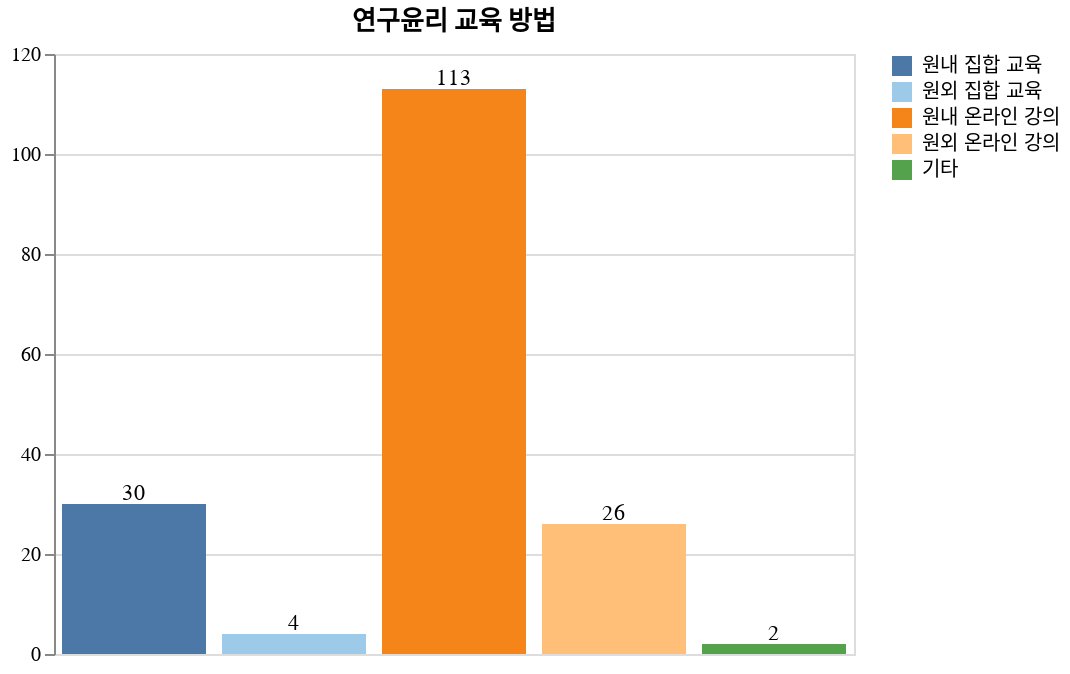

The notebook cell this image was saved under:
### Code cell
# 
# 나. 연구윤리 교육 방법
# 

map = ["원내 집합 교육", "원외 집합 교육", "원내 온라인 강의", "원외 온라인 강의", "기타"]

method = df.select([
    pl.col("Q7_1").value_counts().sort().struct[1].alias(map[0]),
    pl.col("Q7_2").value_counts().sort().struct[1].alias(map[1]),
    pl.col("Q7_3").value_counts().sort().struct[1].alias(map[2]),
    pl.col("Q7_4").value_counts().sort().struct[1].alias(map[3]),
    pl.col("Q7_5").value_counts().sort().struct[1].alias(map[4]),
])[1]

method.write_csv("figure/3/나_연구윤리_교육_방법.csv")
print(method)

bar = draw_bar_plot(method.transpose(include_header=True), "column", "column_0", "연구윤리 교육 방법", map)
bar.save("figure/3/나_연구윤리_교육_방법.png")
bar.show()

### Figure 1 — Vega-Lite specification as saved in the notebook (floating-point values rounded to 4 significant figures)
{"config": {"view": {"continuousWidth": 300, "continuousHeight": 300}}, "layer": [{"mark": {"type": "bar"}, "encoding": {"color": {"field": "column", "scale": {"scheme": "tableau20"}, "sort": ["원내 집합 교육", "원외 집합 교육", "원내 온라인 강의", "원외 온라인 강의", "기타"], "title": null, "type": "nominal"}, "tooltip": [], "x": {"axis": null, "field": "column", "sort": ["원내 집합 교육", "원외 집합 교육", "원내 온라인 강의", "원외 온라인 강의", "기타"], "title": null, "type": "nominal"}, "y": {"field": "column_0", "title": null, "type": "quantitative"}}, "name": "view_92", "title": "연구윤리 교육 방법"}, {"mark": {"type": "text", "align": "center", "baseline": "bottom"}, "encoding": {"color": {"value": "black"}, "text": {"field": "column_0", "type": "quantitative"}, "tooltip": [], "x": {"field": "column", "sort": ["원내 집합 교육", "원외 집합 교육", "원내 온라인 강의", "원외 온라인 강의", "기타"], "type": "nominal"}, "y": {"field": "column_0", "type": "quantitative"}}, "title": "연구윤리 교육 방법"}], "data": {"name": "data-f5fa5d9488936531d076727f199cb20c"}, "params": [{"name": "param_92", "select": {"type": "interval", "encodings": ["x", "y"]}, "bind": "scales", "views": ["view_92"]}], "width": 400, "$schema": "https://vega.github.io/schema/vega-lite/v5.20.1.json", "datasets": {"data-f5fa5d9488936531d076727f199cb20c": [{"column": "원내 집합 교육", "column_0": 30}, {"column": "원외 집합 교육", "column_0": 4}, {"column": "원내 온라인 강의", "column_0": 113}, {"column": "원외 온라인 강의", "column_0": 26}, {"column": "기타", "column_0": 2}]}}
